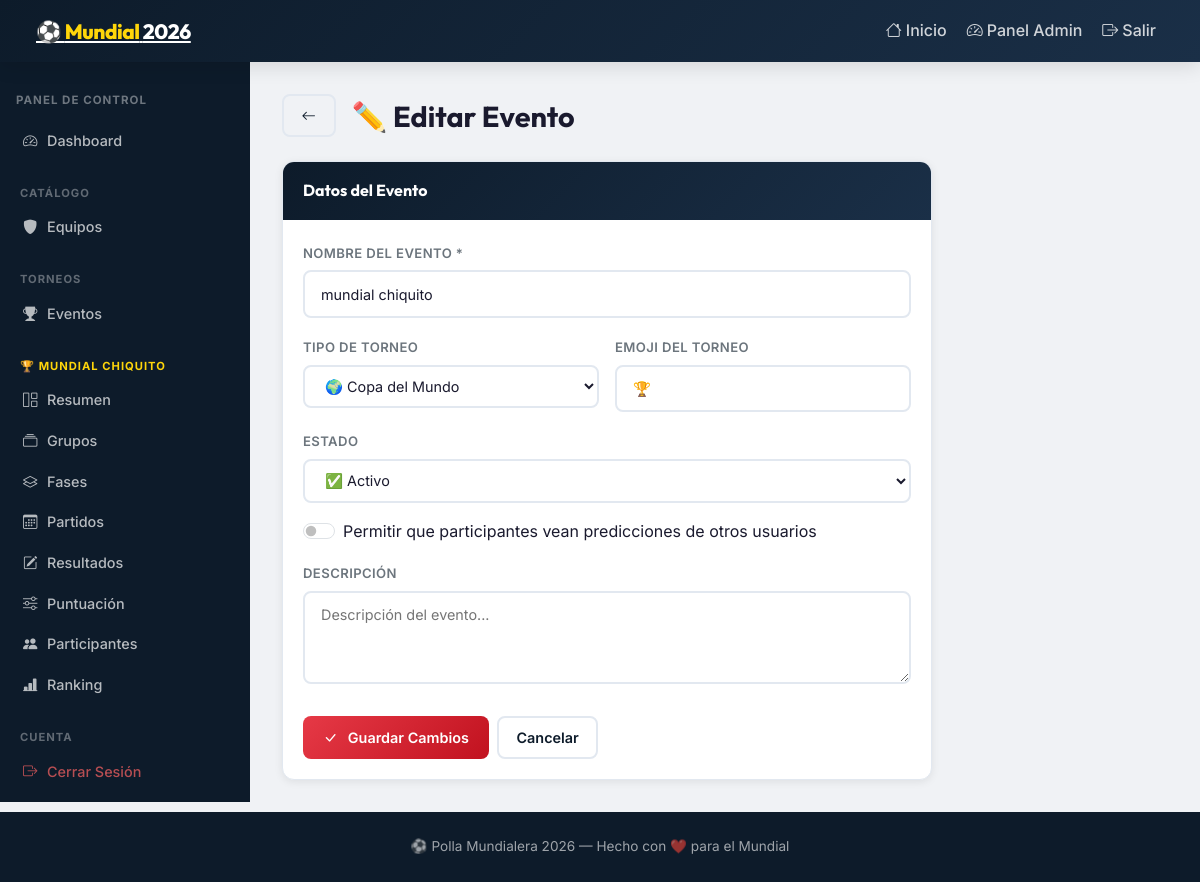
The page /admin/events/2/edit (signed in) on the database its author committed.
### app/models.py (models this page shows, shortened)
class Event(db.Model):
    __tablename__ = 'events'
    id = db.Column(db.Integer, primary_key=True)
    name = db.Column(db.String(200), nullable=False)
    tournament_type = db.Column(db.String(50), default='world_cup')  # world_cup | champions | custom
    description = db.Column(db.Text)
    logo_emoji = db.Column(db.String(10), default='🏆')
    status = db.Column(db.String(20), default='draft')   # draft | active | finished
    can_view_others_predictions = db.Column(db.Boolean, default=True)
    created_at = db.Column(db.DateTime, default=datetime.utcnow)
    groups = db.relationship('Group', backref='event', lazy='dynamic',
                              cascade='all, delete-orphan')
    phases = db.relationship('Phase', backref='event', lazy='dynamic',
                              cascade='all, delete-orphan',
                              order_by='Phase.phase_order')
    participants = db.relationship('Participant', backref='event', lazy='dynamic',
                                   cascade='all, delete-orphan')
    scoring_configs = db.relationship('ScoringConfig', backref='event', lazy='dynamic',
                                      cascade='all, delete-orphan')

### app/routes/admin.py (the view, shortened to what this page needs)
@admin_bp.route('/events/<int:event_id>/edit', methods=['GET', 'POST'])
@require_admin
def events_edit(event_id):
    event = Event.query.get_or_404(event_id)
    return render_template('admin/event_form.html', event=event)

### app/routes/auth.py (called while the page is built)
def is_admin():
    return session.get('is_admin', False)

def require_admin(f):
    from functools import wraps
    @wraps(f)
    def decorated(*args, **kwargs):
        if not is_admin():
            flash('Debes iniciar sesión como administrador.', 'warning')
            return redirect(url_for('auth.login', next=request.url))
        return f(*args, **kwargs)
    return decorated

### app/templates/admin/event_form.html (shortened to what this page needs)
{% extends 'admin_base.html' %}
{% block admin_content %}
<div class="d-flex align-items-center gap-3 mb-4">
  <a href="{{ url_for('admin.events') }}" class="btn-outline-custom">
    <i class="bi bi-arrow-left"></i>
  </a>
  <h1 style="font-size: 1.8rem; margin: 0;">
    {% if event %}✏️ Editar Evento{% else %}➕ Nuevo Evento{% endif %}
  </h1>
</div>
<div class="card-custom" style="max-width: 650px;">
  <div class="card-header-custom">Datos del Evento</div>
  <div class="card-body-custom">
    <form method="POST">
      <div class="mb-3">
        <label class="form-label-custom">Nombre del evento *</label>
        <input type="text" name="name" class="form-control-custom"
               value="{{ event.name if event else '' }}" required
               placeholder="Mundial FIFA 2026, Champions League 2025/26...">
      </div>
      <div class="row g-3 mb-3">
        <div class="col-6">
          <label class="form-label-custom">Tipo de torneo</label>
          <select name="tournament_type" class="form-control-custom">
            <option value="world_cup" {% if event and event.tournament_type == 'world_cup' %}selected{% endif %}>🌍 Copa del Mundo</option>
          </select>
        </div>
        <div class="col-6">
          <label class="form-label-custom">Emoji del torneo</label>
          <input type="text" name="logo_emoji" class="form-control-custom"
                 value="{{ event.logo_emoji if event else '🏆' }}" placeholder="🏆">
        </div>
      </div>
      {% if event %}
      <div class="mb-3">
        <label class="form-label-custom">Estado</label>
        <select name="status" class="form-control-custom">
          <option value="active"   {% if event.status == 'active' %}selected{% endif %}>✅ Activo</option>
        </select>
      </div>
      <div class="mb-3">
        <div class="form-check form-switch">
          <input class="form-check-input" type="checkbox" name="can_view_others_predictions"
                 id="can_view_others_predictions" {% if event.can_view_others_predictions %}checked{% endif %}>
          <label class="form-check-label" for="can_view_others_predictions">
            Permitir que participantes vean predicciones de otros usuarios
          </label>
        </div>
      </div>
      {% endif %}
      <div class="mb-4">
        <label class="form-label-custom">Descripción</label>
        <textarea name="description" class="form-control-custom" rows="3"
                  placeholder="Descripción del evento...">{{ event.description if event else '' }}</textarea>
      </div>
      <div class="d-flex gap-2">
        <button type="submit" class="btn-primary-custom">
          <i class="bi bi-check-lg me-1"></i>
          {% if event %}Guardar Cambios{% else %}Crear Evento{% endif %}
        </button>
        <a href="{{ url_for('admin.events') }}" class="btn-outline-custom">Cancelar</a>
      </div>
    </form>
  </div>
</div>
{% endblock %}

### app/templates/admin_base.html (shortened to what this page needs)
{% extends 'base.html' %}
{% block content %}
<div class="admin-wrapper">
  <nav class="admin-sidebar" id="admin-sidebar">
    <div class="px-3 mb-2">
      <small style="color: rgba(255,255,255,.4); font-size: .72rem; font-weight: 700; text-transform: uppercase; letter-spacing: 1px;">
        Panel de Control
      </small>
    </div>
    <a href="{{ url_for('admin.dashboard') }}" class="nav-link">
      <i class="bi bi-speedometer2"></i> Dashboard
    </a>
    <div class="sidebar-section">Catálogo</div>
    <a href="{{ url_for('admin.teams') }}" class="nav-link">
      <i class="bi bi-shield-fill"></i> Equipos
    </a>
    <div class="sidebar-section">Torneos</div>
    <a href="{{ url_for('admin.events') }}" class="nav-link">
      <i class="bi bi-trophy-fill"></i> Eventos
    </a>
    {% if event is defined and event %}
      <div class="sidebar-section" style="color: var(--gold); opacity: 1;">
        {{ event.logo_emoji }} {{ event.name[:20] }}{% if event.name|length > 20 %}…{% endif %}
      </div>
      <a href="{{ url_for('admin.event_detail',   event_id=event.id) }}" class="nav-link">
        <i class="bi bi-grid-1x2"></i> Resumen
      </a>
      <a href="{{ url_for('admin.groups',         event_id=event.id) }}" class="nav-link">
        <i class="bi bi-collection"></i> Grupos
      </a>
      <a href="{{ url_for('admin.phases',         event_id=event.id) }}" class="nav-link">
        <i class="bi bi-layers"></i> Fases
      </a>
      <a href="{{ url_for('admin.matches',        event_id=event.id) }}" class="nav-link">
        <i class="bi bi-calendar3"></i> Partidos
      </a>
      <a href="{{ url_for('admin.results',        event_id=event.id) }}" class="nav-link">
        <i class="bi bi-pencil-square"></i> Resultados
      </a>
      <a href="{{ url_for('admin.scoring_config', event_id=event.id) }}" class="nav-link">
        <i class="bi bi-sliders"></i> Puntuación
      </a>
      <a href="{{ url_for('admin.participants',   event_id=event.id) }}" class="nav-link">
        <i class="bi bi-people-fill"></i> Participantes
      </a>
      <a href="{{ url_for('admin.ranking',        event_id=event.id) }}" class="nav-link">
        <i class="bi bi-bar-chart-line-fill"></i> Ranking
      </a>
    {% endif %}
    <div class="sidebar-section">Cuenta</div>
    <a href="{{ url_for('auth.logout') }}" class="nav-link" style="color: rgba(255,100,100,.7);">
      <i class="bi bi-box-arrow-right"></i> Cerrar Sesión
    </a>
  </nav>
  <main class="admin-content">
    {% block admin_content %}{% endblock %}
  </main>
</div>
{% endblock %}

### app/static/css/custom.css (style rules this page uses)
:root { --primary: #0d1b2a; --primary-soft: #1a2f47; --accent: #e63946; --accent-hover: #c1121f; --gold: #ffd60a; --silver: #b0b7c3; --bronze: #cd7f32; --green-field: #2d6a4f; --green-soft: #40916c; --bg: #f0f2f5; --card-bg: #ffffff; --text: #1a1a2e; --text-muted: #6c757d; --border: #e2e8f0; --shadow-sm: 0 2px 8px rgba(0,0,0,.08); --shadow-md: 0 4px 20px rgba(0,0,0,.12); --shadow-lg: 0 8px 40px rgba(0,0,0,.18); --radius: 12px; --radius-sm: 8px; --transition: all .25s cubic-bezier(.4,0,.2,1); }
*, *::before, *::after { box-sizing: border-box; }
body { font-family: 'Inter', sans-serif; background: var(--bg); color: var(--text); min-height: 100vh; line-height: 1.6; }
h1, h2, h3, h4, h5 { font-family: 'Outfit', sans-serif; font-weight: 700; }
.admin-wrapper { display: flex; min-height: calc(100vh - 60px); }
.admin-sidebar { width: 250px; min-width: 250px; background: var(--primary); padding: 1.5rem 0; position: sticky; top: 60px; height: calc(100vh - 60px); overflow-y: auto; transition: var(--transition); }
.admin-sidebar .sidebar-section { padding: .5rem 1.25rem .25rem; font-size: .7rem; font-weight: 700; text-transform: uppercase; letter-spacing: 1px; color: rgba(255,255,255,.35); margin-top: 1rem; }
.admin-sidebar .nav-link { color: rgba(255,255,255,.7); padding: .55rem 1.25rem; display: flex; align-items: center; gap: .6rem; font-size: .9rem; font-weight: 500; transition: var(--transition); border-left: 3px solid transparent; }
.admin-content { flex: 1; padding: 2rem; overflow-x: hidden; }
.card-custom { background: var(--card-bg); border-radius: var(--radius); box-shadow: var(--shadow-sm); border: 1px solid var(--border); transition: var(--transition); overflow: hidden; }
.card-custom .card-header-custom { background: linear-gradient(135deg, var(--primary) 0%, var(--primary-soft) 100%); color: #fff; padding: 1rem 1.25rem; font-family: 'Outfit', sans-serif; font-weight: 700; font-size: 1rem; }
.card-body-custom { padding: 1.25rem; }
.btn-primary-custom { background: linear-gradient(135deg, var(--accent), var(--accent-hover)); color: #fff; border: none; padding: .55rem 1.25rem; border-radius: var(--radius-sm); font-weight: 600; font-size: .9rem; cursor: pointer; transition: var(--transition); text-decoration: none; display: inline-flex; align-items: center; gap: .4rem; }
.btn-outline-custom { background: transparent; color: var(--primary); border: 2px solid var(--border); padding: .5rem 1.1rem; border-radius: var(--radius-sm); font-weight: 600; font-size: .9rem; cursor: pointer; transition: var(--transition); text-decoration: none; display: inline-flex; align-items: center; gap: .4rem; }
.form-control-custom { border: 2px solid var(--border); border-radius: var(--radius-sm); padding: .65rem 1rem; font-size: .9rem; transition: var(--transition); outline: none; width: 100%; background: #fff; color: var(--text); }
.form-label-custom { font-size: .82rem; font-weight: 600; color: var(--text-muted); margin-bottom: .4rem; text-transform: uppercase; letter-spacing: .4px; }

### rows shown on the page
Event: logo_emoji "🏆", name "MUNDIAL CHIQUITO", name "mundial chiquito", tournament_type "🌍 Copa del Mundo", status "✅ Activo"
